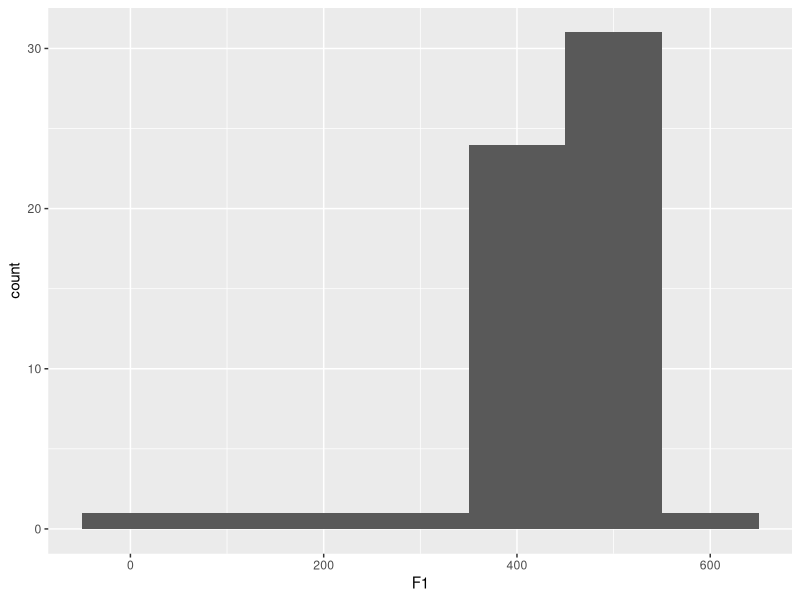
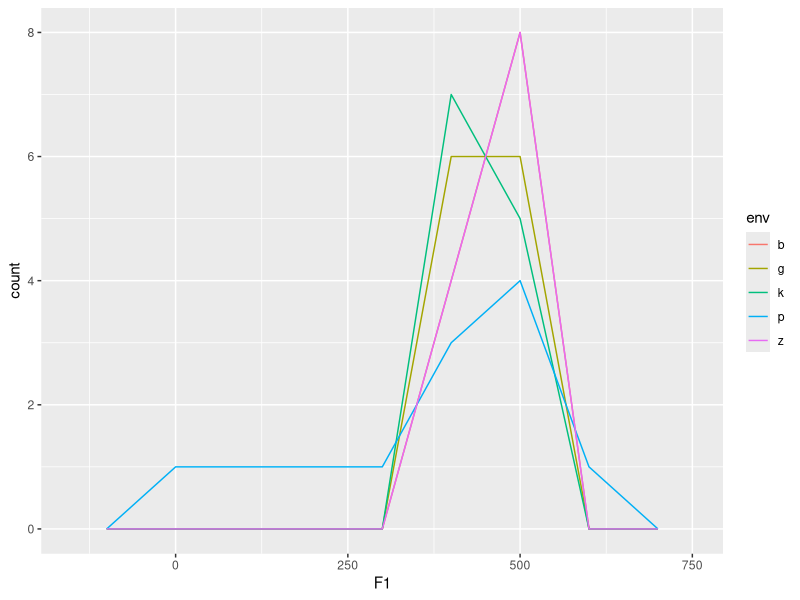
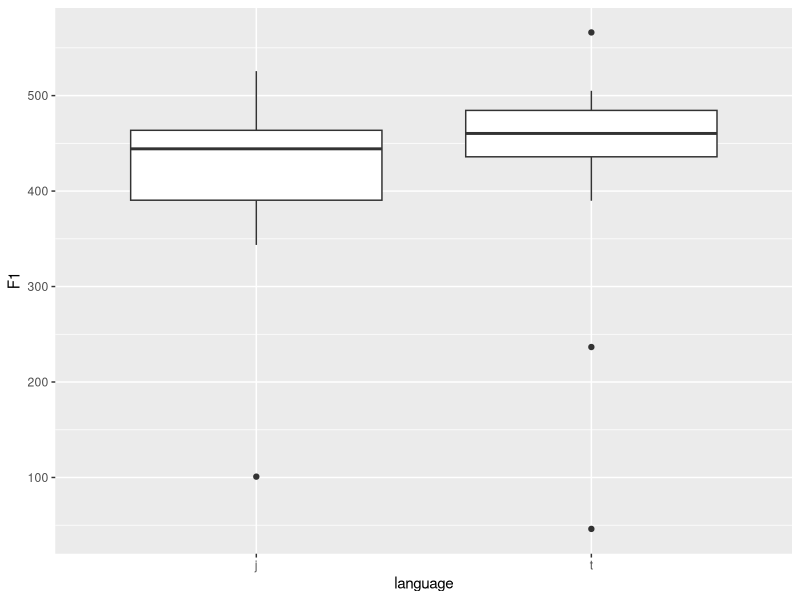
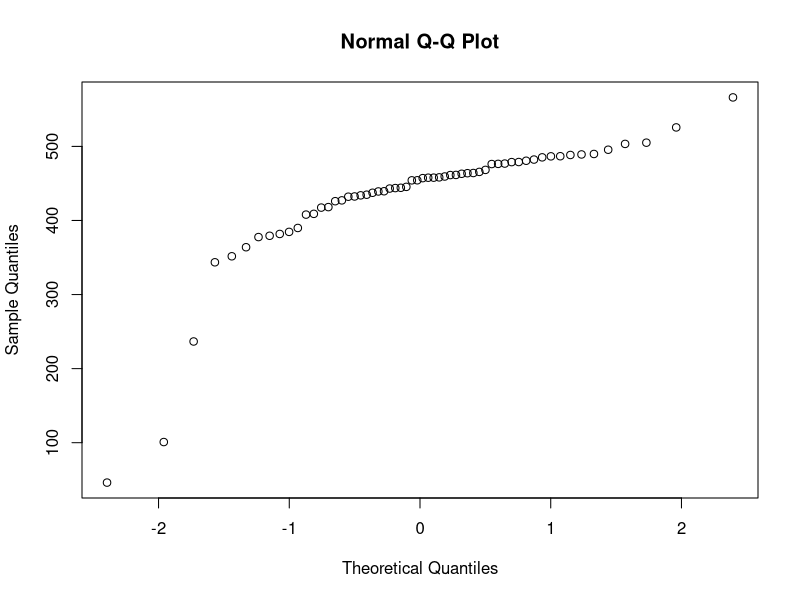
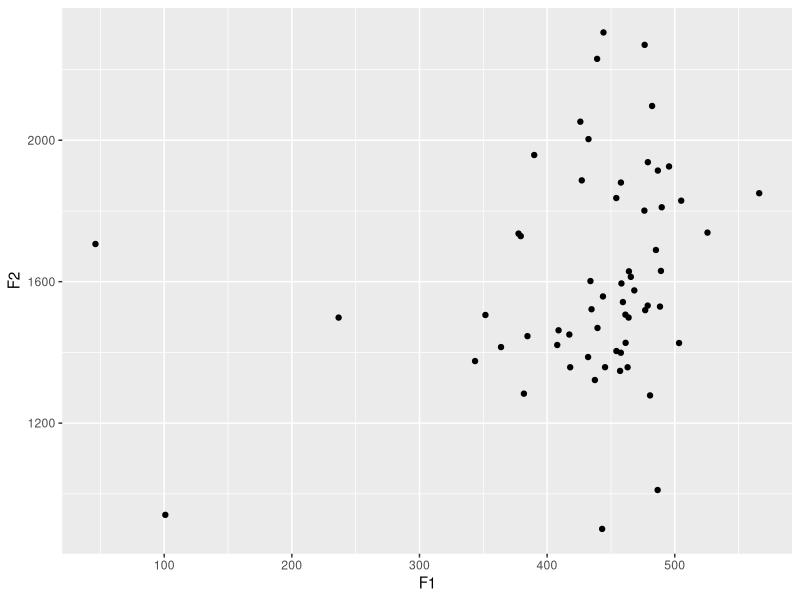
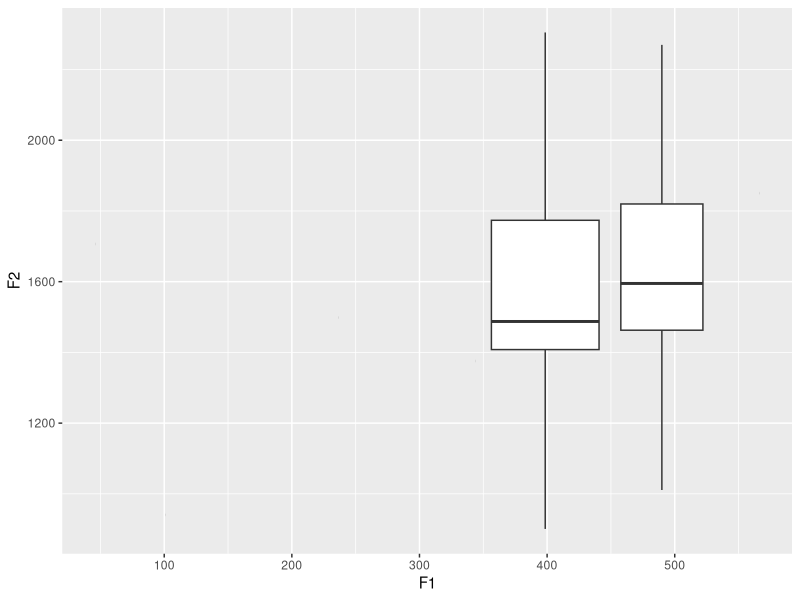

The R script that drew these images, in order:
#######################
## Ling 619: Exploratory Data Analysis
## 2 Apr 2019
## Amber Camp
##
## Based on Ch. 7 of 
## R for Data Science by
## Garrett Grolemund and Hadley Wickham (2017)
#######################


#### Get started ####
## Load package
library(tidyverse)

## Inspect working directory
getwd()
list.files()

## Read in data
data <- read.csv("allVowels.csv") 
summary(data)


#### Count ####
data %>%
  count(vowel)

## Practice: How many different environments are there?


#### Histogram ####
ggplot(data) +
  geom_histogram(aes(F1), binwidth = 100)

## Practice: Take a close look at the data by changing bindwidth. What is a binwidth that gives you an informative histogram?

## Count using cut_width
data %>%
  count(cut_width(F1, 100))


## Frequncy polygon
ggplot(data, aes(F1, colour = env)) +
  geom_freqpoly(binwidth = 100)

## Practice: Plot frequency polygon for F2 data and find the best binwidth



#### Boxplot####
ggplot(data, aes(language, F1)) +
  geom_boxplot()

## Practice: Make boxplots with environment on the x-axis and F2 on the y-axis



#### Q-Q Plot ####
qqnorm(data$F1)

## Practice: Is the F1 data normally distributed? The F2 data?



#### Scatter plot w/ two continuous variables ####
ggplot(data) +
  geom_point(aes(F1, F2))

## Practice: Add color to this scatterplot to make it more informative.



#### Boxplot w/ continuous variables ####
ggplot(data, aes(F1, F2)) +
  geom_boxplot(aes(group = cut_width(F1, 100)))



#### Outliers ####
# 1) Find outliers. Decide how to define outliers.
# 2) Look for patterns
# 3) Decide how to treat them. Can replace that value with NA, or with the mean. 
#    Can remove entire trial, item, or participant, depending on patterns.

# To replace extreme values with NA
data2 <- data %>%
  mutate(F1 = ifelse(F1<300 | F1>600, NA, F1))
summary(data)
summary(data2)

# To drop the entire row with the unusual value:
data3 <- data %>%
  filter(between(F1,300,600)) # be careful when you do this!!
summary(data)
summary(data3)


#### Fun on your own ####
## 1) Choose a cutoff value for removing outliers, and a method for dealing with them. Then go back through 
##    the above and inspect the data visually.You can choose to focus on only one language, environment, or participant. 
##    See what inferences you can make about this data.
## 2) Can you make a violin plot of this data? What does a violin plot tell you? 
## 3) Can you figure out how to replace outlier data with the mean, rather than NA?


